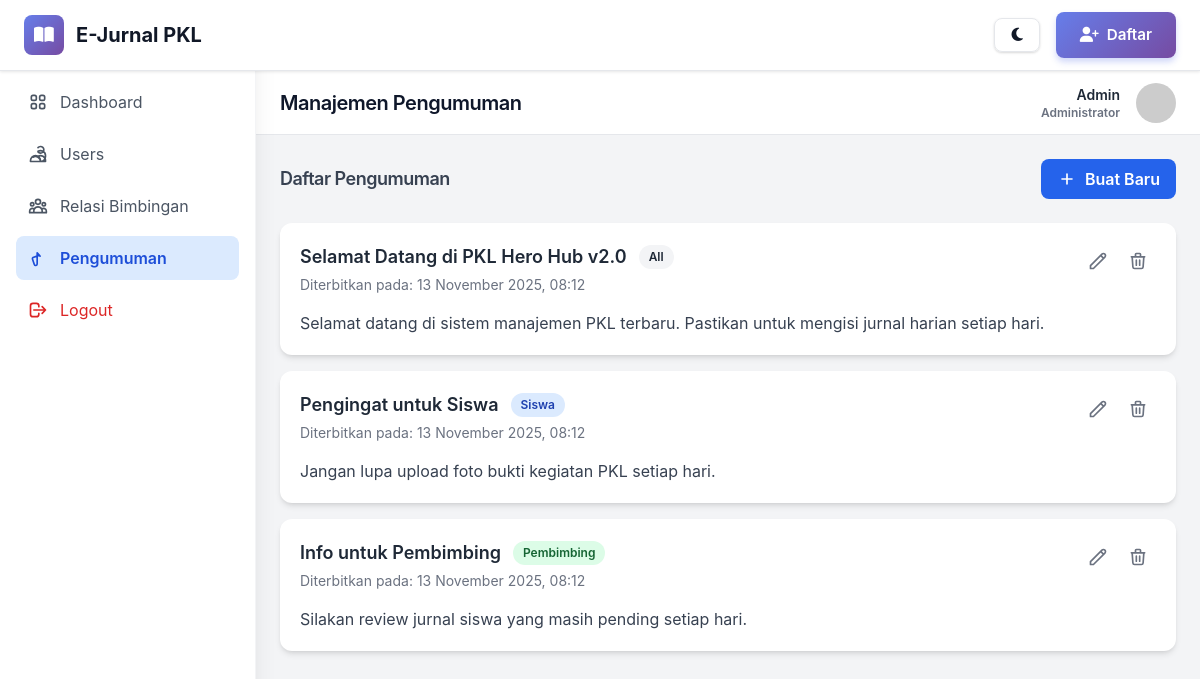
The app's page /public/admin/pengumuman_manage.php (signed in) with its own data.
### tables this page shows
CREATE TABLE pengumuman (
    id INT AUTO_INCREMENT PRIMARY KEY,
    judul VARCHAR(255) NOT NULL,
    isi TEXT NOT NULL,
    target_audien ENUM('all', 'siswa', 'pembimbing') NOT NULL,
    created_by INT NOT NULL,
    created_at TIMESTAMP DEFAULT CURRENT_TIMESTAMP,
    FOREIGN KEY (created_by) REFERENCES users(id) ON DELETE CASCADE
);

### public/admin/pengumuman_manage.php (the view, shortened to what this page needs)
<?php
include '../../app/_config/database.php';
$user_name = $_SESSION['user_nama'] ?? 'Admin';
$stmt = $pdo->query("SELECT * FROM pengumuman ORDER BY created_at DESC");
$pengumumans = $stmt->fetchAll(PDO::FETCH_ASSOC);
include '../../templates/header.php';
?>
<div x-data="{ modalOpen: false }">
    <div class="min-h-screen bg-gray-100">
        <aside class="fixed inset-y-0 left-0 z-20 w-64 bg-white shadow-xl border-r border-gray-100 flex-col hidden sm:flex">
            <div class="flex h-16 items-center justify-center border-b border-gray-200">
                <a href="index.php" class="flex items-center gap-2 font-bold text-lg bg-gradient-to-r from-blue-600 to-indigo-600 bg-clip-text text-transparent">
                    <div class="p-2 rounded-lg bg-gradient-to-br from-blue-600 to-indigo-600 text-white">
                    </div>
                    <span>E-Jurnal</span>
                </a>
            </div>
            <nav class="flex-1 p-4 space-y-2">
                <a href="index.php" class="flex items-center gap-3 rounded-lg px-3 py-2.5 text-gray-600 hover:bg-gray-100 hover:text-gray-900 transition-all duration-200">
                    Dashboard
                </a>
                <a href="users_manage.php" class="flex items-center gap-3 rounded-lg px-3 py-2.5 text-gray-600 hover:bg-gray-100 hover:text-gray-900 transition-all duration-200">
                    <svg class="h-5 w-5" fill="none" viewBox="0 0 24 24" stroke="currentColor"><path stroke-linecap="round" stroke-linejoin="round" stroke-width="2" d="M12 4.354a4 4 0 110 5.292M15 21H3v-1a6 6 0 0112 0v1zm0 0h6v-1a6 6 0 00-9-5.197M15 21a6 6 0 00-9-5.197M15 21a6 6 0 006-6v-1a6 6 0 00-9-5.197" /></svg>
                    Users
                </a>
                <a href="manage_relasi.php" class="flex items-center gap-3 rounded-lg px-3 py-2.5 text-gray-600 hover:bg-gray-100 hover:text-gray-900 transition-all duration-200">
                    Relasi Bimbingan
                </a>
                <a href="pengumuman_manage.php" class="flex items-center gap-3 rounded-lg bg-blue-100 text-blue-700 px-3 py-2.5 font-semibold">
                    <svg class="h-5 w-5" fill="none" viewBox="0 0 24 24" stroke="currentColor"><path stroke-linecap="round" stroke-linejoin="round" stroke-width="2" d="M11 5.882V19.24a1.76 1.76 0 01-3.417.592l-2.144-6.363a1.76 1.76 0 01.592-2.145l6.364-2.144a1.76 1.76 0 012.144.592z" /></svg>
                    Pengumuman
                </a>
                <a href="../logout.php" class="flex items-center gap-3 rounded-lg px-3 py-2.5 text-red-600 hover:bg-red-50 mt-auto transition-all duration-200">
                    <svg class="h-5 w-5" fill="none" viewBox="0 0 24 24" stroke="currentColor"><path stroke-linecap="round" stroke-linejoin="round" stroke-width="2" d="M17 16l4-4m0 0l-4-4m4 4H7m6 4v1a3 3 0 01-3 3H6a3 3 0 01-3-3V7a3 3 0 013-3h4a3 3 0 013 3v1" /></svg>
                    Logout
                </a>
            </nav>
        </aside>
        <div class="flex flex-col sm:ml-64">
            <header class="sticky top-0 z-10 flex h-16 items-center justify-between border-b bg-white px-6">
                <h1 class="text-xl font-semibold">Manajemen Pengumuman</h1>
                <div class="flex items-center gap-4">
                    <div class="font-semibold text-right">
                        <div class="text-sm text-gray-800"><?php echo htmlspecialchars($user_name); ?></div>
                        <div class="text-xs text-gray-500">Administrator</div>
                    </div>
                    <img class="h-10 w-10 rounded-full object-cover" src="https://ui-avatars.com/api/?name=<?php echo urlencode($user_name); ?>&background=random&color=fff" alt="User Avatar">
                </div>
            </header>
            <main class="flex-1 p-6 space-y-6">
                <div class="flex justify-between items-center">
                    <h2 class="text-lg font-semibold text-gray-700">Daftar Pengumuman</h2>
                    <button @click="modalOpen = true" class="bg-blue-600 text-white font-semibold py-2 px-4 rounded-lg hover:bg-blue-700 transition-all flex items-center gap-2">
                        <svg class="h-5 w-5" fill="none" viewBox="0 0 24 24" stroke="currentColor"><path stroke-linecap="round" stroke-linejoin="round" stroke-width="2" d="M12 6v6m0 0v6m0-6h6m-6 0H6" /></svg>
                        <span>Buat Baru</span>
                    </button>
                </div>
                <div class="space-y-4">
                    <?php if (empty($pengumumans)): ?>
                        <div class="text-center py-12 px-6 bg-white rounded-xl shadow-md">
                            <svg class="mx-auto h-12 w-12 text-gray-400" fill="none" viewBox="0 0 24 24" stroke="currentColor"><path stroke-linecap="round" stroke-linejoin="round" stroke-width="2" d="M21.75 17.25v-.228a4.5 4.5 0 00-.12-1.03l-2.268-9.64a3.375 3.375 0 00-3.285-2.85H7.923a3.375 3.375 0 00-3.285 2.85L2.37 16.02a4.5 4.5 0 00-.12 1.03v.228c0 .377.068.75.197 1.111l.758 2.273a.75.75 0 00.726.566h15.9c.323 0 .613-.209.726-.566l.758-2.273A2.25 2.25 0 0021.75 17.25zM9 12h6" /></svg>
                             <h3 class="mt-2 text-sm font-semibold text-gray-900">Belum Ada Pengumuman</h3>
                             <p class="mt-1 text-sm text-gray-500">Buat pengumuman pertama Anda dengan mengklik tombol "Buat Baru".</p>
                        </div>
                    <?php else: ?>
                        <?php foreach ($pengumumans as $p): ?>
                            <div class="bg-white rounded-xl shadow-md p-5">
                                <div class="flex justify-between items-start">
                                    <div>
                                        <div class="flex items-center gap-3">
                                            <span class="font-semibold text-gray-800 text-lg"><?php echo htmlspecialchars($p['judul']); ?></span>
                                            <span class="px-2.5 py-0.5 inline-flex text-xs leading-5 font-semibold rounded-full <?php
                                                if ($p['target_audien'] == 'siswa') echo 'bg-blue-100 text-blue-800';
                                                elseif ($p['target_audien'] == 'pembimbing') echo 'bg-green-100 text-green-800';
                                                else echo 'bg-gray-100 text-gray-800';
                                            ?>">
                                                <?php echo ucfirst(htmlspecialchars($p['target_audien'])); ?>
                                            </span>
                                        </div>
                                        <p class="text-sm text-gray-500 mt-1">Diterbitkan pada: <?php echo date('d F Y, H:i', strtotime($p['created_at'])); ?></p>
                                    </div>
                                    <div class="flex items-center space-x-1 flex-shrink-0">
                                         <a href="edit_pengumuman.php?id=<?php echo $p['id']; ?>" class="text-gray-500 hover:text-indigo-600 p-2 hover:bg-gray-100 rounded-full transition-all">
                                            <svg class="h-5 w-5" fill="none" viewBox="0 0 24 24" stroke="currentColor"><path stroke-linecap="round" stroke-linejoin="round" stroke-width="2" d="M15.232 5.232l3.536 3.536m-2.036-5.036a2.5 2.5 0 113.536 3.536L6.5 21.036H3v-3.5L15.232 5.232z" /></svg>
                                        </a>
                                        <a href="../../app/_logic/delete_pengumuman.php?id=<?php echo $p['id']; ?>" class="text-gray-500 hover:text-red-600 p-2 hover:bg-gray-100 rounded-full transition-all" onclick="return confirm('Anda yakin ingin menghapus pengumuman ini?')">
                                            <svg class="h-5 w-5" fill="none" viewBox="0 0 24 24" stroke="currentColor"><path stroke-linecap="round" stroke-linejoin="round" stroke-width="2" d="M19 7l-.867 12.142A2 2 0 0116.138 21H7.862a2 2 0 01-1.995-1.858L5 7m5 4v6m4-6v6m1-10V4a1 1 0 00-1-1h-4a1 1 0 00-1 1v3M4 7h16" /></svg>
                                        </a>
                                    </div>
                                </div>
                                <div class="mt-4 text-gray-700">
                                    <?php echo nl2br(htmlspecialchars($p['isi'])); ?>
                                </div>
                            </div>
                        <?php endforeach; ?>
                    <?php endif; ?>
                </div>
            </main>
        </div>
    </div>
</div>
<?php include '../../templates/footer.php'; ?>

### public/assets/css/premium.css (style rules this page uses)
:root { --gradient-primary: linear-gradient(135deg, #667eea 0%, #764ba2 100%); --gradient-primary-alt: linear-gradient(135deg, #5568d3 0%, #6b3fa1 100%); --gradient-secondary: linear-gradient(135deg, #f093fb 0%, #f5576c 100%); --gradient-success: linear-gradient(135deg, #10b981 0%, #059669 100%); --gradient-warning: linear-gradient(135deg, #f59e0b 0%, #d97706 100%); --gradient-danger: linear-gradient(135deg, #ef4444 0%, #dc2626 100%); --gradient-info: linear-gradient(135deg, #3b82f6 0%, #1e40af 100%); --primary: #667eea; --primary-dark: #5568d3; --primary-light: #8b9eed; --secondary: #764ba2; --success: #10b981; --success-dark: #059669; --warning: #f59e0b; --danger: #ef4444; --info: #3b82f6; --gray-50: #f9fafb; --gray-100: #f3f4f6; --gray-200: #e5e7eb; --gray-300: #d1d5db; --gray-400: #9ca3af; --gray-500: #6b7280; --gray-600: #4b5563; --gray-700: #374151; --gray-800: #1f2937; --gray-900: #111827; --shadow-xs: 0 1px 2px 0 rgba(0, 0, 0, 0.05); --shadow-sm: 0 1px 3px 0 rgba(0, 0, 0, 0.1), 0 1px 2px 0 rgba(0, 0, 0, 0.06); --shadow-md: 0 4px 6px -1px rgba(0, 0, 0, 0.1), 0 2px 4px -1px rgba(0, 0, 0, 0.06); --shadow-lg: 0 10px 15px -3px rgba(0, 0, 0, 0.1), 0 4px 6px -2px rgba(0, 0, 0, 0.05); --shadow-xl: 0 20px 25px -5px rgba(0, 0, 0, 0.1), 0 10px 10px -5px rgba(0, 0, 0, 0.04); --shadow-2xl: 0 25px 50px -12px rgba(0, 0, 0, 0.25); --backdrop-blur: blur(8px); --z-dropdown: 1000; --z-sticky: 1020; --z-fixed: 1030; --z-modal-backdrop: 1040; --z-modal: 1050; --z-popover: 1060; --z-tooltip: 1070; }
* { transition-property: background-color, border-color, color, fill, stroke, opacity, box-shadow, transform, filter, backdrop-filter; transition-timing-function: cubic-bezier(0.4, 0, 0.2, 1); transition-duration: 150ms; }
html { scroll-behavior: smooth; scroll-padding-top: 80px; }
body { font-family: -apple-system, BlinkMacSystemFont, 'Segoe UI', 'Helvetica Neue', sans-serif; background: linear-gradient(135deg, var(--gray-50) 0%, var(--gray-100) 100%); color: var(--gray-900); line-height: 1.6; }
h1, h2, h3, h4, h5, h6 { font-weight: 700; line-height: 1.2; letter-spacing: -0.5px; }
p { color: var(--gray-600); }
a { color: var(--primary); text-decoration: none; transition: all 150ms cubic-bezier(0.4, 0, 0.2, 1); }

### public/assets/css/modern.css (style rules this page uses)
:root { --primary: #667eea; --primary-dark: #5568d3; --secondary: #764ba2; --success: #10b981; --warning: #f59e0b; --danger: #ef4444; --info: #3b82f6; }
* { transition-property: background-color, border-color, color, fill, stroke, opacity, box-shadow, transform, filter, backdrop-filter; transition-timing-function: cubic-bezier(0.4, 0, 0.2, 1); transition-duration: 150ms; }
html { scroll-behavior: smooth; }
body { font-family: -apple-system, BlinkMacSystemFont, 'Segoe UI', Roboto, 'Helvetica Neue', Arial, sans-serif; }
a { @apply no-underline; }

### templates/header.php (style rules this page uses)
:root { --primary: #667eea; --primary-dark: #5568d3; --secondary: #764ba2; --success: #10b981; --warning: #f59e0b; --danger: #ef4444; }
* { transition-property: background-color, border-color, color, fill, stroke, opacity, box-shadow, transform, filter, backdrop-filter; transition-timing-function: cubic-bezier(0.4, 0, 0.2, 1); transition-duration: 150ms; }
body { font-family: -apple-system, BlinkMacSystemFont, 'Segoe UI', Roboto, 'Helvetica Neue', Arial, sans-serif; }

### records on screen
pengumuman: judul "Selamat Datang di PKL Hero Hub v2.0", target_audien "All", created_at "13 November 2025, 08:12", isi "Selamat datang di sistem manajemen PKL terbaru. Pastikan untuk mengisi jurnal harian setiap hari."
pengumuman: judul "Pengingat untuk Siswa", target_audien "Siswa", created_at "13 November 2025, 08:12", isi "Jangan lupa upload foto bukti kegiatan PKL setiap hari."
pengumuman: judul "Info untuk Pembimbing", target_audien "Pembimbing", created_at "13 November 2025, 08:12", isi "Silakan review jurnal siswa yang masih pending setiap hari."

### other values on screen
$user_name "Admin"
